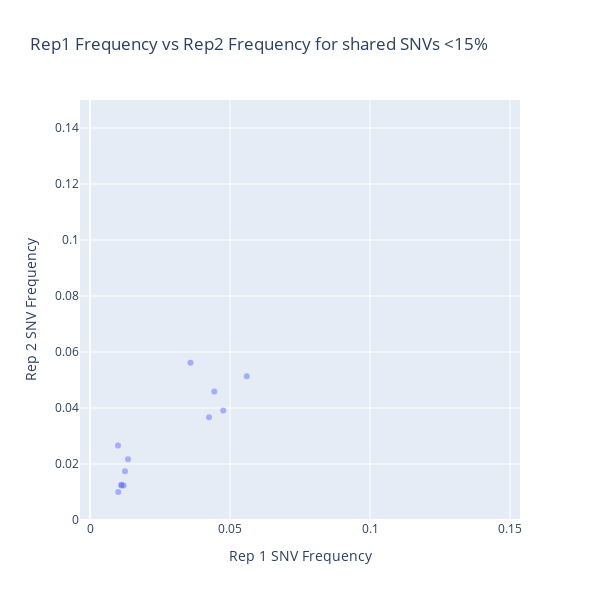

The cell this chart's notebook holds for it:
### Code cell
# Scatter plot of rep1_freq vs rep2_freq
fig = px.scatter(shared_stock, 
                 x="Frequency_1", 
                 y="Frequency_2", 
                 title="Rep1 Frequency vs Rep2 Frequency for shared SNVs <15%",
                 labels={"Frequency_1": "Rep 1 SNV Frequency", "Frequency_2": "Rep 2 SNV Frequency"},
                 opacity=0.5,
                 hover_data=["sample_var"])

x_min, x_max = 0, 0.15  
y_min, y_max = 0, 0.15  


fig.update_layout(
    width=600,  
    height=600,  
    xaxis=dict(scaleanchor="y", range=[x_min, x_max]),  
    yaxis=dict(range=[y_min, y_max])
)


fig.show()

### Figure 1 — Plotly figure (JSON) as saved in the notebook; plotly's stock layout.template omitted (floating-point values rounded to 4 significant figures)
{"data": [{"customdata": [["h3_stock1_NP_56"], ["h3_stock1_PA_489"], ["h3_stock2_M2_98"], ["h3_stock2_NP_56"], ["h3_stock2_NP_493"], ["h3_stock2_NS1_145"], ["h3_stock3_NP_56"], ["h3_stock3_NP_493"], ["h3_stock4_NP_56"], ["h3_stock4_NP_384"], ["h3_stock4_NP_494"], ["h3_stock5_PB2_342"]], "hovertemplate": "Rep 1 SNV Frequency=%{x}<br>Rep 2 SNV Frequency=%{y}<br>sample_var=%{customdata[0]}<extra></extra>", "legendgroup": "", "marker": {"color": "#636efa", "opacity": 0.5, "symbol": "circle"}, "mode": "markers", "name": "", "orientation": "v", "showlegend": false, "type": "scatter", "x": [0.0444, 0.056, 0.0112, 0.0476, 0.0125, 0.0101, 0.0425, 0.012, 0.0359, 0.0136, 0.01, 0.0112], "xaxis": "x", "y": [0.0459, 0.0513, 0.0123, 0.0391, 0.0174, 0.01, 0.0367, 0.0123, 0.0562, 0.0217, 0.0266, 0.0126], "yaxis": "y"}], "layout": {"height": 600, "legend": {"tracegroupgap": 0}, "title": {"text": "Rep1 Frequency vs Rep2 Frequency for shared SNVs <15%"}, "width": 600, "xaxis": {"anchor": "y", "domain": [0, 1], "range": [0, 0.15], "scaleanchor": "y", "title": {"text": "Rep 1 SNV Frequency"}}, "yaxis": {"anchor": "x", "domain": [0, 1], "range": [0, 0.15], "title": {"text": "Rep 2 SNV Frequency"}}}}
